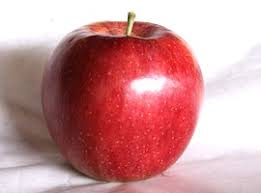
#> input picture ringo01/images (1).jpeg, 261 x 193 px; its folder holds only this picture in this run
$ python apple11.py
#> lines starting #> are read from the running program, lines starting #| are printed output that depends on the picture
import glob

import numpy as np
from PIL import Image
from sklearn import model_selection

classes = ['ringo01']
num_classes = len(classes)
IMAGE_SIZE = 224  # Specified size of VGG16 Default input size in VGG16

X = []  # image file
Y = []  # correct label

for index, classlabel in enumerate(classes):
    photo_dir = classlabel
    files = glob.glob(photo_dir + '/*.jpeg')
    for i, file in enumerate(files):
        image = Image.open(file)
#> image is the input picture: PIL image 261x193 RGB; mean R, G, B 202.1, 148.2, 150.4
        # standardize to 'RGB'
        image = image.convert('RGB')
        # to make image file all the same size
        image = image.resize((IMAGE_SIZE, IMAGE_SIZE))
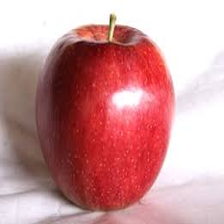
#> image: PIL image 224x224 RGB; mean R, G, B 202.1, 148.2, 150.4
        data = np.asarray(image)
        X.append(data)
        Y.append(index)

X = np.array(X)
Y = np.array(Y)

# from sklearn.model_selection import train_test_split

#> (the run stopped early here; a loop or call above may not have finished)

$ run again, on ringo01/images (5).jpeg
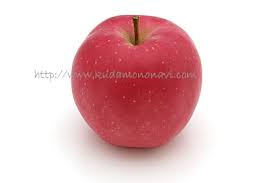
#> input picture ringo01/images (5).jpeg, 275 x 183 px
#> image is the input picture: PIL image 275x183 RGB; mean R, G, B 231.5, 197.1, 199.5
#> `image = image.resize((IMAGE_SIZE, IMAGE_SIZE))`:
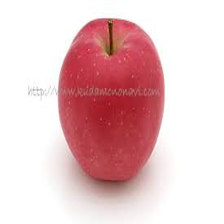
#> image: PIL image 224x224 RGB; mean R, G, B 231.5, 197.1, 199.5

$ run again, on ringo01/images (6).jpeg
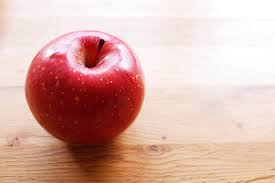
#> input picture ringo01/images (6).jpeg, 275 x 183 px
#> image is the input picture: PIL image 275x183 RGB; mean R, G, B 216.7, 177.4, 168.1
#> `image = image.resize((IMAGE_SIZE, IMAGE_SIZE))`:
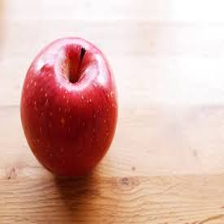
#> image: PIL image 224x224 RGB; mean R, G, B 216.7, 177.4, 168.1
